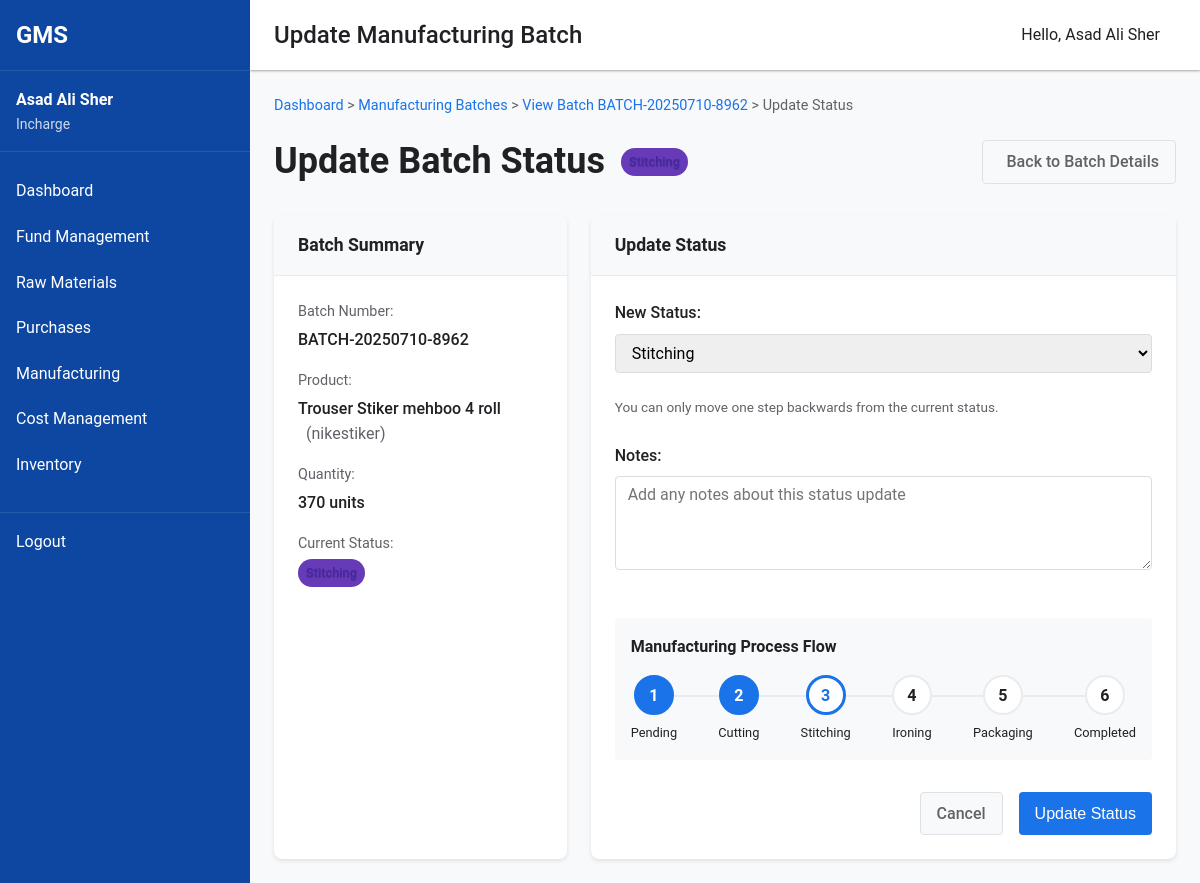
The app's page /incharge/update-batch.php?id=39 (signed in) with its own data.
### tables this page shows
CREATE TABLE `manufacturing_batches` (
  `id` int(11) NOT NULL,
  `product_id` int(11) NOT NULL,
  `batch_number` varchar(50) NOT NULL,
  `quantity_produced` int(11) DEFAULT 0,
  `status` enum('pending','cutting','stitching','ironing','packaging','completed') DEFAULT 'pending',
  `status_changed_by` int(11) DEFAULT NULL,
  `status_changed_at` timestamp NULL DEFAULT NULL,
  `status_change_notes` text DEFAULT NULL,
  `start_date` date DEFAULT NULL,
  `expected_completion_date` date DEFAULT NULL,
  `notes` text DEFAULT NULL,
  `completion_date` date DEFAULT NULL,
  `created_by` int(11) NOT NULL,
  `created_at` timestamp NULL DEFAULT current_timestamp(),
  `updated_at` timestamp NULL DEFAULT current_timestamp() ON UPDATE current_timestamp()
);

CREATE TABLE `products` (
  `id` int(11) NOT NULL,
  `name` varchar(100) NOT NULL,
  `description` text DEFAULT NULL,
  `sku` varchar(50) DEFAULT NULL,
  `category` varchar(50) DEFAULT NULL,
  `created_by` int(11) NOT NULL,
  `created_at` timestamp NULL DEFAULT current_timestamp(),
  `updated_at` timestamp NULL DEFAULT current_timestamp() ON UPDATE current_timestamp()
);

### incharge/update-batch.php (the view, shortened to what this page needs)
<?php
try {
    include_once '../includes/header.php';
    $batch_id = intval($_GET['id']);
    $database = new Database();
    $db = $database->getConnection();
    $batch_query = "SELECT b.*, p.name as product_name, p.sku as product_sku
                   FROM manufacturing_batches b
                   JOIN products p ON b.product_id = p.id
                   WHERE b.id = ?";
    $batch_stmt = $db->prepare($batch_query);
    $batch_stmt->execute([$batch_id]);
    $batch = $batch_stmt->fetch(PDO::FETCH_ASSOC);
    $status_options = [
        'pending' => 'Pending',
        'cutting' => 'Cutting',
        'stitching' => 'Stitching',
        'ironing' => 'Ironing',
        'packaging' => 'Packaging',
        'completed' => 'Completed'
    ];
} catch (Exception $e) {
    error_log('Update batch error: ' . $e->getMessage());
    echo '<div class="error-container">';
    echo '<h2>Error</h2>';
    echo '<p>' . $e->getMessage() . '</p>';
    echo '<a href="manufacturing.php" class="button secondary">Back to Manufacturing Batches</a>';
    echo '</div>';
    include_once '../includes/footer.php';
    exit;
}
?>
<div class="breadcrumb">
    <a href="dashboard.php">Dashboard</a> &gt;
    <a href="manufacturing.php">Manufacturing Batches</a> &gt;
    <a href="view-batch.php?id=<?php echo $batch_id; ?>">View Batch <?php echo htmlspecialchars($batch['batch_number']); ?></a> &gt;
    <span>Update Status</span>
</div>
<div class="page-header">
    <div class="page-title">
        <h2>Update Batch Status</h2>
        <span class="status-badge status-<?php echo $batch['status']; ?>"><?php echo ucfirst($batch['status']); ?></span>
    </div>
    <div class="page-actions">
        <a href="view-batch.php?id=<?php echo $batch_id; ?>" class="button secondary">
            <i class="fas fa-arrow-left"></i> Back to Batch Details
        </a>
    </div>
</div>
<div class="update-batch-container">
    <div class="batch-summary-card">
        <div class="card-header">
            <h3>Batch Summary</h3>
        </div>
        <div class="card-content">
            <div class="batch-info">
                <div class="batch-number">
                    <span class="label">Batch Number:</span>
                    <span class="value"><?php echo htmlspecialchars($batch['batch_number']); ?></span>
                </div>
                <div class="product-info">
                    <span class="label">Product:</span>
                    <span class="value">
                        <?php echo htmlspecialchars($batch['product_name']); ?>
                        <span class="sku">(<?php echo htmlspecialchars($batch['product_sku']); ?>)</span>
                    </span>
                </div>
                <div class="quantity-info">
                    <span class="label">Quantity:</span>
                    <span class="value"><?php echo number_format($batch['quantity_produced']); ?> units</span>
                </div>
                <div class="status-info">
                    <span class="label">Current Status:</span>
                    <span class="value">
                        <span class="status-badge status-<?php echo $batch['status']; ?>"><?php echo ucfirst($batch['status']); ?></span>
                    </span>
                </div>
            </div>
        </div>
    </div>
    <div class="update-form-card">
        <div class="card-header">
            <h3>Update Status</h3>
        </div>
        <div class="card-content">
            <form id="updateBatchForm" method="post" action="">
                <div class="form-group">
                    <label for="status">New Status:</label>
                    <select id="status" name="status" required>
                        <?php foreach ($status_options as $value => $label): ?>
                            <?php
                            $disabled = false;
                            $current_status_index = array_search($batch['status'], array_keys($status_options));
                            $option_index = array_search($value, array_keys($status_options));
                            if ($option_index < $current_status_index - 1) {
                                $disabled = true;
                            }
                            ?>
                            <option value="<?php echo $value; ?>"
                                    <?php echo $value === $batch['status'] ? 'selected' : ''; ?>
                                    <?php echo $disabled ? 'disabled' : ''; ?>>
                                <?php echo $label; ?>
                            </option>
                        <?php endforeach; ?>
                    </select>
                    <div class="form-hint">
                        You can only move one step backwards from the current status.
                    </div>
                </div>
                <div class="form-group">
                    <label for="notes">Notes:</label>
                    <textarea id="notes" name="notes" rows="4" placeholder="Add any notes about this status update"></textarea>
                </div>
                <div class="status-flow-info">
                    <h4>Manufacturing Process Flow</h4>
                    <div class="status-flow">
                        <div class="flow-step <?php echo $batch['status'] === 'pending' ? 'current' : ($batch['status'] === 'cutting' || $batch['status'] === 'stitching' || $batch['status'] === 'ironing' || $batch['status'] === 'packaging' || $batch['status'] === 'completed' ? 'completed' : ''); ?>">
                            <div class="step-number">1</div>
                            <div class="step-label">Pending</div>
                        </div>
                        <div class="flow-step <?php echo $batch['status'] === 'cutting' ? 'current' : ($batch['status'] === 'stitching' || $batch['status'] === 'ironing' || $batch['status'] === 'packaging' || $batch['status'] === 'completed' ? 'completed' : ''); ?>">
                            <div class="step-number">2</div>
                            <div class="step-label">Cutting</div>
                        </div>
                        <div class="flow-step <?php echo $batch['status'] === 'stitching' ? 'current' : ($batch['status'] === 'ironing' || $batch['status'] === 'packaging' || $batch['status'] === 'completed' ? 'completed' : ''); ?>">
                            <div class="step-number">3</div>
                            <div class="step-label">Stitching</div>
                        </div>
                        <div class="flow-step <?php echo $batch['status'] === 'ironing' ? 'current' : ($batch['status'] === 'packaging' || $batch['status'] === 'completed' ? 'completed' : ''); ?>">
                            <div class="step-number">4</div>
                            <div class="step-label">Ironing</div>
                        </div>
                        <div class="flow-step <?php echo $batch['status'] === 'packaging' ? 'current' : ($batch['status'] === 'completed' ? 'completed' : ''); ?>">
                            <div class="step-number">5</div>
                            <div class="step-label">Packaging</div>
                        </div>
                        <div class="flow-step <?php echo $batch['status'] === 'completed' ? 'current' : ''; ?>">
                            <div class="step-number">6</div>
                            <div class="step-label">Completed</div>
                        </div>
                    </div>
                </div>
                <div class="form-actions">
                    <a href="view-batch.php?id=<?php echo $batch_id; ?>" class="button secondary">Cancel</a>
                    <button type="submit" class="button primary">Update Status</button>
                </div>
            </form>
        </div>
    </div>
</div>
<?php include_once '../includes/footer.php'; ?>

### assets/css/style.css (style rules this page uses)
:root { --primary: #1a73e8; --primary-dark: #0d47a1; --secondary: #5f6368; --accent: #fbbc04; --success: #34a853; --warning: #fbbc04; --error: #ea4335; --background: #ffffff; --surface: #f8f9fa; --border: #dadce0; --text-primary: #202124; --text-secondary: #5f6368; --font-family: 'Roboto', 'Segoe UI', Arial, sans-serif; --font-size-sm: 0.875rem; --font-size-md: 1rem; --font-size-lg: 1.25rem; --font-size-xl: 1.5rem; --spacing-xs: 0.25rem; --spacing-sm: 0.5rem; --spacing-md: 1rem; --spacing-lg: 1.5rem; --spacing-xl: 2rem; --border-radius-sm: 0.25rem; --border-radius-md: 0.5rem; --border-radius-lg: 1rem; --shadow-sm: 0 1px 3px rgba(0,0,0,0.12), 0 1px 2px rgba(0,0,0,0.24); --shadow-md: 0 3px 6px rgba(0,0,0,0.16), 0 3px 6px rgba(0,0,0,0.23); --shadow-lg: 0 10px 20px rgba(0,0,0,0.19), 0 6px 6px rgba(0,0,0,0.23); }
* { margin: 0; padding: 0; box-sizing: border-box; }
body { font-family: var(--font-family); font-size: var(--font-size-md); color: var(--text-primary); background-color: var(--surface); line-height: 1.6; }
a { color: var(--primary); text-decoration: none; }
button, .button { display: inline-block; background-color: var(--primary); color: white; border: none; padding: var(--spacing-sm) var(--spacing-lg); border-radius: var(--border-radius-sm); cursor: pointer; font-size: var(--font-size-md); font-weight: 500; transition: background-color 0.3s ease; }
input, select, textarea { width: 100%; padding: var(--spacing-sm); margin-bottom: var(--spacing-md); border: 1px solid var(--border); border-radius: var(--border-radius-sm); font-family: var(--font-family); font-size: var(--font-size-md); }
.form-group { margin-bottom: var(--spacing-lg); }
.form-group label { display: block; margin-bottom: var(--spacing-xs); font-weight: 500; }

### assets/css/dashboard.css (style rules this page uses)
.page-title { font-size: var(--font-size-xl); font-weight: 500; flex-grow: 1; }
.card-header { display: flex; justify-content: space-between; align-items: center; padding: var(--spacing-md); border-bottom: 1px solid var(--border); }
.card-content { padding: var(--spacing-md); }
.status-badge { display: inline-block; padding: 2px 8px; border-radius: 12px; font-size: var(--font-size-sm); font-weight: 500; }
.status-cutting, .status-stitching, .status-ironing, .status-packaging { background-color: rgba(26, 115, 232, 0.1); color: var(--primary-dark); }
.form-actions { display: flex; justify-content: flex-end; gap: var(--spacing-md); margin-top: var(--spacing-lg); }
.status-badge { display: inline-block; padding: 0.25rem 0.5rem; border-radius: 1rem; font-size: var(--font-size-sm, 0.875rem); font-weight: 500; color: white; text-shadow: 0 1px 1px rgba(0, 0, 0, 0.2); }
.status-badge.status-stitching { background-color: #673ab7; }

### records on screen
manufacturing_batches: batch_number "BATCH-20250710-8962", status "Stitching", product.name "Trouser Stiker mehboo 4 roll", product.sku "nikestiker", quantity_produced "370"

### other values on screen
$_SESSION['full_name'] "Asad Ali Sher"
$_SESSION['role'] "Incharge"
$page_title "Update Manufacturing Batch"
